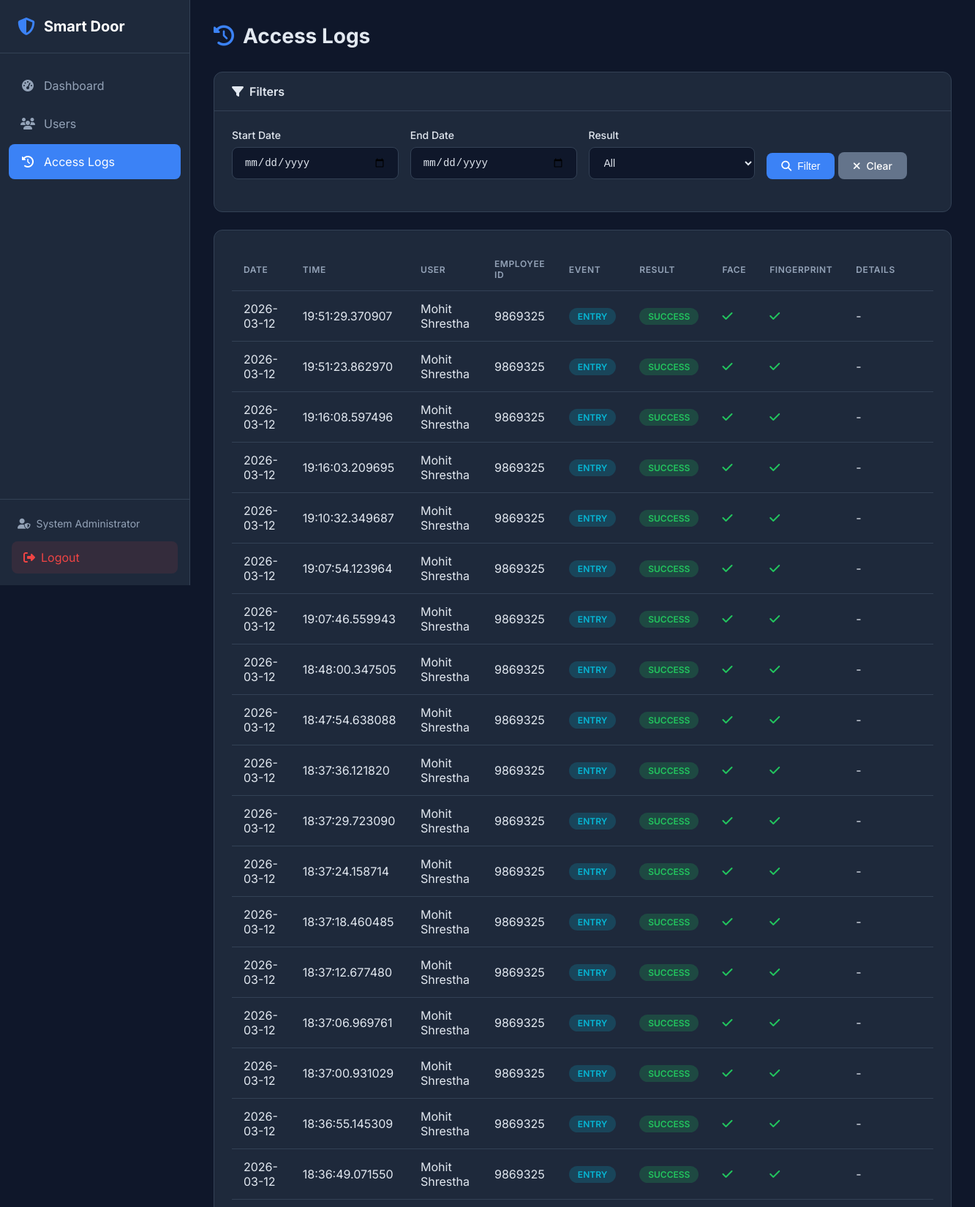
/logs (signed in, upper part), run on the app's committed database.
### tables this page shows
CREATE TABLE admin (
    id INTEGER PRIMARY KEY AUTOINCREMENT,
    username VARCHAR(50) UNIQUE NOT NULL,
    password_hash VARCHAR(255) NOT NULL,
    email VARCHAR(100) UNIQUE NOT NULL,
    full_name VARCHAR(100) NOT NULL,
    is_active BOOLEAN DEFAULT 1,
    login_attempts INTEGER DEFAULT 0,
    locked_until DATETIME NULL,
    created_at DATETIME DEFAULT CURRENT_TIMESTAMP,
    updated_at DATETIME DEFAULT CURRENT_TIMESTAMP,
    last_login DATETIME NULL
);

CREATE TABLE access_logs (
    id INTEGER PRIMARY KEY AUTOINCREMENT,
    user_id INTEGER,  -- NULL if unknown person
    employee_id VARCHAR(50),  -- Stored separately for historical reference
    user_name VARCHAR(100),  -- Stored separately for historical reference
    event_type VARCHAR(10) NOT NULL CHECK(event_type IN ('ENTRY', 'EXIT')),
    access_date DATE NOT NULL,
    access_time TIME NOT NULL,
    result VARCHAR(20) NOT NULL CHECK(result IN ('SUCCESS', 'FAILED', 'DENIED')),
    face_match BOOLEAN DEFAULT 0,
    fingerprint_match BOOLEAN DEFAULT 0,
    failure_reason VARCHAR(255),
    confidence_score FLOAT,
    ip_address VARCHAR(45),
    created_at DATETIME DEFAULT CURRENT_TIMESTAMP,
    FOREIGN KEY (user_id) REFERENCES users(id) ON DELETE SET NULL
);

### web/app.py (the view)
@app.route('/logs')
@login_required
def logs():
    start_date = request.args.get('start_date')
    end_date = request.args.get('end_date')
    result_filter = request.args.get('result')
    page = int(request.args.get('page', 1))
    per_page = 50
    start = None
    end = None
    if start_date:
        try:
            start = datetime.strptime(start_date, '%Y-%m-%d').date()
        except:
            pass
    if end_date:
        try:
            end = datetime.strptime(end_date, '%Y-%m-%d').date()
        except:
            pass
    all_logs = access_log_repo.get_logs(
        start_date=start,
        end_date=end,
        result=result_filter if result_filter else None,
        limit=per_page,
        offset=(page - 1) * per_page
    )
    return render_template('logs.html',
                          logs=all_logs,
                          page=page,
                          start_date=start_date,
                          end_date=end_date,
                          result_filter=result_filter)

### database/db_manager.py (called while the page is built, shortened)
    def _get_connection(self) -> sqlite3.Connection:
        return self._local.connection

    def execute(self, query: str, params: tuple = ()) -> sqlite3.Cursor:
        conn = self._get_connection()
        cursor = conn.cursor()
        cursor.execute(query, params)
        return cursor

    def get_by_id(self, admin_id: int) -> Optional[Dict]:
        cursor = self.db.execute(
            "SELECT * FROM admin WHERE id = ?",
            (admin_id,)
        )
        row = cursor.fetchone()
        return dict(row) if row else None

    def get_logs(self, start_date: date = None, end_date: date = None,
                 user_id: int = None, result: str = None,
                 limit: int = 100, offset: int = 0) -> List[Dict]:
        query = "SELECT * FROM access_logs WHERE 1=1"
        params = []
        if start_date:
            query += " AND access_date >= ?"
            params.append(start_date)
        if end_date:
            query += " AND access_date <= ?"
            params.append(end_date)
        if user_id:
            query += " AND user_id = ?"
            params.append(user_id)
        if result:
            query += " AND result = ?"
            params.append(result)
        query += " ORDER BY access_date DESC, access_time DESC LIMIT ? OFFSET ?"
        params.extend([limit, offset])
        cursor = self.db.execute(query, tuple(params))
        return [dict(row) for row in cursor.fetchall()]

### web/app.py (called while the page is built)
def login_required(f):
    @wraps(f)
    def decorated_function(*args, **kwargs):
        if 'admin_id' not in session:
            flash('Please log in to access this page.', 'warning')
            return redirect(url_for('login'))
        admin = admin_repo.get_by_id(session['admin_id'])
        if not admin or not admin.get('is_active', False):
            session.clear()
            flash('Your session has expired.', 'warning')
            return redirect(url_for('login'))
        g.admin = admin
        return f(*args, **kwargs)
    return decorated_function

### web/templates/logs.html (shortened to what this page needs)
{% extends "base.html" %}
{% block content %}
<div class="page-header">
    <h1><i class="fas fa-history"></i> Access Logs</h1>
</div>
<div class="card">
    <div class="card-header">
        <h2><i class="fas fa-filter"></i> Filters</h2>
    </div>
    <div class="card-body">
        <form method="GET" class="filter-form">
            <div class="form-row">
                <div class="form-group">
                    <label for="start_date">Start Date</label>
                    <input type="date" id="start_date" name="start_date" value="{{ start_date or '' }}">
                </div>
                <div class="form-group">
                    <label for="end_date">End Date</label>
                    <input type="date" id="end_date" name="end_date" value="{{ end_date or '' }}">
                </div>
                <div class="form-group">
                    <label for="result">Result</label>
                    <select id="result" name="result">
                        <option value="">All</option>
                    </select>
                </div>
                <div class="form-group">
                    <button type="submit" class="btn btn-primary">
                        <i class="fas fa-search"></i> Filter
                    </button>
                    <a href="{{ url_for('logs') }}" class="btn btn-secondary">
                        <i class="fas fa-times"></i> Clear
                    </a>
                </div>
            </div>
        </form>
    </div>
</div>
<div class="card">
    <div class="card-body">
        {% if logs %}
        <table class="table">
            <thead>
                <tr>
                    <th>Date</th>
                    <th>Time</th>
                    <th>User</th>
                    <th>Employee ID</th>
                    <th>Event</th>
                    <th>Result</th>
                    <th>Face</th>
                    <th>Fingerprint</th>
                    <th>Details</th>
                </tr>
            </thead>
            <tbody>
                {% for log in logs %}
                <tr>
                    <td>{{ log.access_date }}</td>
                    <td>{{ log.access_time }}</td>
                    <td>{{ log.user_name or 'Unknown' }}</td>
                    <td>{{ log.employee_id or '-' }}</td>
                    <td>
                        <span class="badge badge-{{ 'info' if log.event_type == 'ENTRY' else 'secondary' }}">
                            {{ log.event_type }}
                        </span>
                    </td>
                    <td>
                        <span class="badge badge-{{ 'success' if log.result == 'SUCCESS' else 'danger' if log.result == 'DENIED' else 'warning' }}">
                            {{ log.result }}
                        </span>
                    </td>
                    <td>
                        <i class="fas fa-{{ 'check text-success' if log.face_match else 'times text-danger' }}"></i>
                    </td>
                    <td>
                        <i class="fas fa-{{ 'check text-success' if log.fingerprint_match else 'times text-danger' }}"></i>
                    </td>
                    <td>{{ log.failure_reason or '-' }}</td>
                </tr>
                {% endfor %}
            </tbody>
        </table>
        {% else %}
        <div class="empty-state">
            <i class="fas fa-history"></i>
            <h3>No Logs Found</h3>
            <p>No access logs match your filter criteria.</p>
        </div>
        {% endif %}
    </div>
</div>
{% endblock %}

### web/templates/base.html (shortened to what this page needs)
<!DOCTYPE html>
<html lang="en">
<head>
    <link rel="stylesheet" href="{{ url_for('static', filename='css/style.css') }}">
    <link rel="stylesheet" href="https://cdnjs.cloudflare.com/ajax/libs/font-awesome/6.4.0/css/all.min.css">
</head>
<body>
    {% if session.get('admin_id') %}
    <nav class="sidebar">
        <div class="sidebar-header">
            <i class="fas fa-shield-alt"></i>
            <span>Smart Door</span>
        </div>
        <ul class="nav-menu">
            <li class="nav-item">
                <a href="{{ url_for('dashboard') }}" class="nav-link {% if request.endpoint == 'dashboard' %}active{% endif %}">
                    <i class="fas fa-tachometer-alt"></i>
                    <span>Dashboard</span>
                </a>
            </li>
            <li class="nav-item">
                <a href="{{ url_for('users') }}" class="nav-link {% if 'user' in request.endpoint %}active{% endif %}">
                    <i class="fas fa-users"></i>
                    <span>Users</span>
                </a>
            </li>
            <li class="nav-item">
                <a href="{{ url_for('logs') }}" class="nav-link {% if request.endpoint == 'logs' %}active{% endif %}">
                    <i class="fas fa-history"></i>
                    <span>Access Logs</span>
                </a>
            </li>
        </ul>
        <div class="sidebar-footer">
            <div class="admin-info">
                <i class="fas fa-user-shield"></i>
                <span>{{ session.get('admin_name', 'Admin') }}</span>
            </div>
            <a href="{{ url_for('logout') }}" class="logout-btn">
                <i class="fas fa-sign-out-alt"></i>
                <span>Logout</span>
            </a>
        </div>
    </nav>
    {% endif %}
    <main class="main-content {% if not session.get('admin_id') %}full-width{% endif %}">
        {% block content %}{% endblock %}
    </main>
</body>
</html>

### web/static/css/style.css (style rules this page uses)
:root { --primary: #3b82f6; --primary-dark: #2563eb; --secondary: #64748b; --success: #22c55e; --danger: #ef4444; --warning: #f59e0b; --info: #06b6d4; --dark: #1e293b; --darker: #0f172a; --light: #f1f5f9; --white: #ffffff; --border: #334155; --text: #e2e8f0; --text-muted: #94a3b8; --sidebar-width: 260px; }
* { margin: 0; padding: 0; box-sizing: border-box; }
body { font-family: 'Inter', -apple-system, BlinkMacSystemFont, sans-serif; background-color: var(--darker); color: var(--text); min-height: 100vh; display: flex; }
a { text-decoration: none; color: inherit; }
.sidebar { width: var(--sidebar-width); height: 100vh; background: var(--dark); position: fixed; left: 0; top: 0; display: flex; flex-direction: column; border-right: 1px solid var(--border); }
.sidebar-header { padding: 1.5rem; display: flex; align-items: center; gap: 0.75rem; border-bottom: 1px solid var(--border); }
.sidebar-header i { font-size: 1.5rem; color: var(--primary); }
.sidebar-header span { font-size: 1.25rem; font-weight: 700; color: var(--white); }
.nav-menu { list-style: none; padding: 1rem 0; flex: 1; }
.nav-item { margin: 0.25rem 0.75rem; }
.nav-link { display: flex; align-items: center; gap: 0.75rem; padding: 0.875rem 1rem; border-radius: 0.5rem; transition: all 0.2s; color: var(--text-muted); }
.nav-link.active { background: var(--primary); color: var(--white); }
.nav-link i { width: 1.25rem; text-align: center; }
.sidebar-footer { padding: 1rem; border-top: 1px solid var(--border); }
.admin-info { display: flex; align-items: center; gap: 0.5rem; padding: 0.5rem; font-size: 0.875rem; color: var(--text-muted); margin-bottom: 0.5rem; }
.logout-btn { display: flex; align-items: center; gap: 0.5rem; padding: 0.75rem 1rem; background: rgba(239, 68, 68, 0.1); color: var(--danger); border-radius: 0.5rem; transition: all 0.2s; }
.main-content { flex: 1; margin-left: var(--sidebar-width); padding: 2rem; min-height: 100vh; }
.page-header { display: flex; justify-content: space-between; align-items: center; margin-bottom: 2rem; }
.page-header h1 { font-size: 1.75rem; font-weight: 700; display: flex; align-items: center; gap: 0.75rem; }
.page-header h1 i { color: var(--primary); }
.card { background: var(--dark); border-radius: 0.75rem; border: 1px solid var(--border); margin-bottom: 1.5rem; }
.card-header { padding: 1rem 1.5rem; border-bottom: 1px solid var(--border); display: flex; justify-content: space-between; align-items: center; }
.card-header h2 { font-size: 1rem; font-weight: 600; display: flex; align-items: center; gap: 0.5rem; }
.card-body { padding: 1.5rem; }
.table { width: 100%; border-collapse: collapse; }
.table th, .table td { padding: 0.875rem 1rem; text-align: left; border-bottom: 1px solid var(--border); }
.table th { font-weight: 600; color: var(--text-muted); font-size: 0.75rem; text-transform: uppercase; letter-spacing: 0.05em; }
.badge { display: inline-block; padding: 0.25rem 0.75rem; border-radius: 9999px; font-size: 0.75rem; font-weight: 600; text-transform: uppercase; }
.badge-success { background: rgba(34, 197, 94, 0.2); color: var(--success); }
.badge-info { background: rgba(6, 182, 212, 0.2); color: var(--info); }
.btn { display: inline-flex; align-items: center; gap: 0.5rem; padding: 0.625rem 1.25rem; border-radius: 0.5rem; font-weight: 500; font-size: 0.875rem; border: none; cursor: pointer; transition: all 0.2s; }
.btn-primary { background: var(--primary); color: var(--white); }
.btn-secondary { background: var(--secondary); color: var(--white); }
.form-group { margin-bottom: 1.25rem; }
.form-group label { display: flex; align-items: center; gap: 0.5rem; margin-bottom: 0.5rem; font-weight: 500; font-size: 0.875rem; color: var(--text); }
.form-group input, .form-group select, .form-group textarea { width: 100%; padding: 0.75rem 1rem; background: var(--darker); border: 1px solid var(--border); border-radius: 0.5rem; color: var(--text); font-size: 0.875rem; transition: all 0.2s; }
.form-group input::placeholder { color: var(--text-muted); }
.form-row { display: grid; grid-template-columns: repeat(auto-fit, minmax(200px, 1fr)); gap: 1rem; }
.text-success { color: var(--success); }
.filter-form .form-row { align-items: flex-end; }

### data on the page
admin: get "System Administrator"
access_logs: access_date "2026-03-12", access_time "19:51:29.370907", user_name "Mohit Shrestha", employee "9869325", event_type "ENTRY", result "SUCCESS", face_match True (drawn), fingerprint_match True (drawn), failure_reason "-"
access_logs: access_date "2026-03-12", access_time "19:51:23.862970", user_name "Mohit Shrestha", employee "9869325", event_type "ENTRY", result "SUCCESS", face_match True (drawn), fingerprint_match True (drawn), failure_reason "-"
access_logs: access_date "2026-03-12", access_time "19:16:08.597496", user_name "Mohit Shrestha", employee "9869325", event_type "ENTRY", result "SUCCESS", face_match True (drawn), fingerprint_match True (drawn), failure_reason "-"
access_logs: access_date "2026-03-12", access_time "19:16:03.209695", user_name "Mohit Shrestha", employee "9869325", event_type "ENTRY", result "SUCCESS", face_match True (drawn), fingerprint_match True (drawn), failure_reason "-"
access_logs: access_date "2026-03-12", access_time "19:10:32.349687", user_name "Mohit Shrestha", employee "9869325", event_type "ENTRY", result "SUCCESS", face_match True (drawn), fingerprint_match True (drawn), failure_reason "-"
access_logs: access_date "2026-03-12", access_time "19:07:54.123964", user_name "Mohit Shrestha", employee "9869325", event_type "ENTRY", result "SUCCESS", face_match True (drawn), fingerprint_match True (drawn), failure_reason "-"
access_logs: access_date "2026-03-12", access_time "19:07:46.559943", user_name "Mohit Shrestha", employee "9869325", event_type "ENTRY", result "SUCCESS", face_match True (drawn), fingerprint_match True (drawn), failure_reason "-"
access_logs: access_date "2026-03-12", access_time "18:48:00.347505", user_name "Mohit Shrestha", employee "9869325", event_type "ENTRY", result "SUCCESS", face_match True (drawn), fingerprint_match True (drawn), failure_reason "-"
access_logs: access_date "2026-03-12", access_time "18:47:54.638088", user_name "Mohit Shrestha", employee "9869325", event_type "ENTRY", result "SUCCESS", face_match True (drawn), fingerprint_match True (drawn), failure_reason "-"
access_logs: access_date "2026-03-12", access_time "18:37:36.121820", user_name "Mohit Shrestha", employee "9869325", event_type "ENTRY", result "SUCCESS", face_match True (drawn), fingerprint_match True (drawn), failure_reason "-"
access_logs: access_date "2026-03-12", access_time "18:37:29.723090", user_name "Mohit Shrestha", employee "9869325", event_type "ENTRY", result "SUCCESS", face_match True (drawn), fingerprint_match True (drawn), failure_reason "-"
access_logs: access_date "2026-03-12", access_time "18:37:24.158714", user_name "Mohit Shrestha", employee "9869325", event_type "ENTRY", result "SUCCESS", face_match True (drawn), fingerprint_match True (drawn), failure_reason "-"
access_logs: access_date "2026-03-12", access_time "18:37:18.460485", user_name "Mohit Shrestha", employee "9869325", event_type "ENTRY", result "SUCCESS", face_match True (drawn), fingerprint_match True (drawn), failure_reason "-"
access_logs: access_date "2026-03-12", access_time "18:37:12.677480", user_name "Mohit Shrestha", employee "9869325", event_type "ENTRY", result "SUCCESS", face_match True (drawn), fingerprint_match True (drawn), failure_reason "-"
access_logs: access_date "2026-03-12", access_time "18:37:06.969761", user_name "Mohit Shrestha", employee "9869325", event_type "ENTRY", result "SUCCESS", face_match True (drawn), fingerprint_match True (drawn), failure_reason "-"
access_logs: access_date "2026-03-12", access_time "18:37:00.931029", user_name "Mohit Shrestha", employee "9869325", event_type "ENTRY", result "SUCCESS", face_match True (drawn), fingerprint_match True (drawn), failure_reason "-"
access_logs: access_date "2026-03-12", access_time "18:36:55.145309", user_name "Mohit Shrestha", employee "9869325", event_type "ENTRY", result "SUCCESS", face_match True (drawn), fingerprint_match True (drawn), failure_reason "-"
access_logs: access_date "2026-03-12", access_time "18:36:49.071550", user_name "Mohit Shrestha", employee "9869325", event_type "ENTRY", result "SUCCESS", face_match True (drawn), fingerprint_match True (drawn), failure_reason "-"
